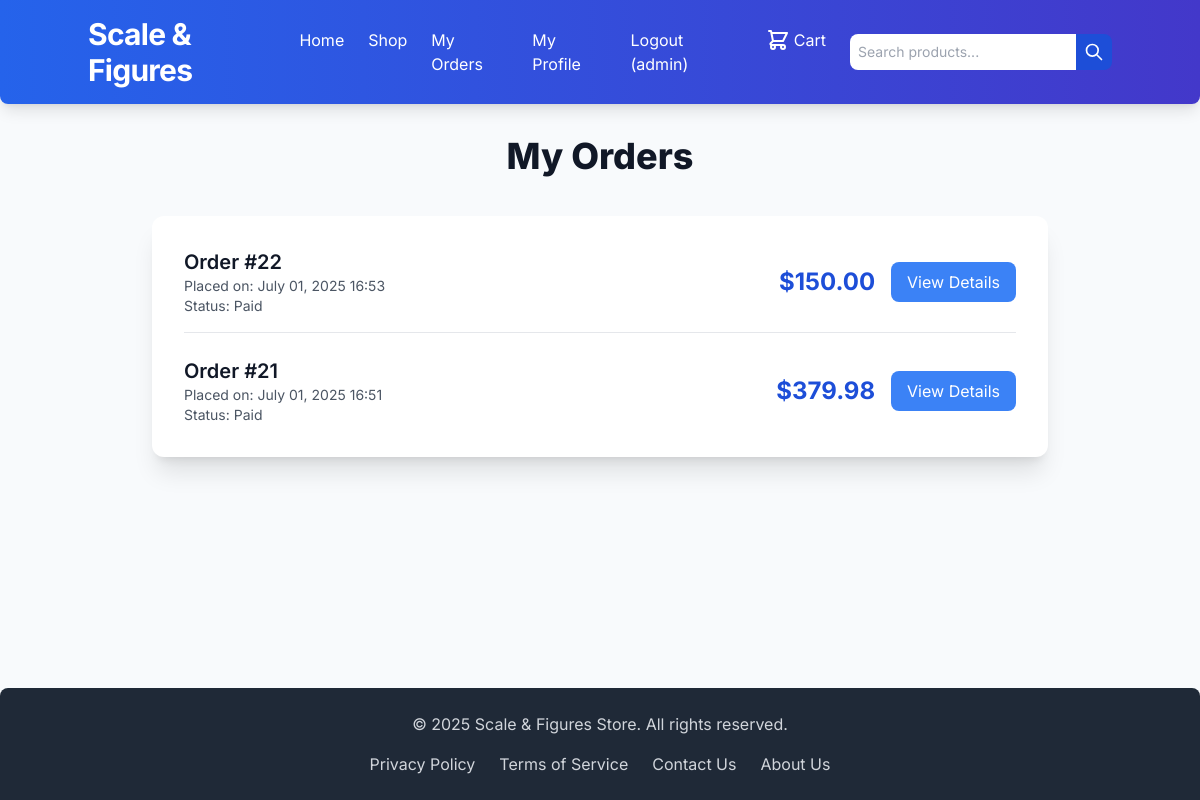
The page /account/order_history/ (signed in) on the database its author committed.
### products/models.py (models this page shows, shortened)
class Order(models.Model):
    user = models.ForeignKey(User, on_delete=models.SET_NULL, null=True, blank=True, related_name='orders')
    first_name = models.CharField(max_length=50)
    last_name = models.CharField(max_length=50)
    email = models.EmailField()
    address = models.CharField(max_length=250)
    postal_code = models.CharField(max_length=20)
    city = models.CharField(max_length=100)
    total_amount = models.DecimalField(max_digits=10, decimal_places=2, default=0.00)
    created = models.DateTimeField(auto_now_add=True)
    updated = models.DateTimeField(auto_now=True)
    paid = models.BooleanField(default=False)
    class Meta:
        ordering = ('-created',)
        verbose_name = 'order'
        verbose_name_plural = 'orders'
    def get_total_cost(self):
        total_cost = decimal.Decimal('0.00')
        for item in self.items.all():
            total_cost += item.get_cost()
        return total_cost

class OrderItem(models.Model):
    order = models.ForeignKey(Order, related_name='items', on_delete=models.CASCADE)
    product = models.ForeignKey(Product, related_name='order_items', on_delete=models.CASCADE)
    price = models.DecimalField(max_digits=10, decimal_places=2)
    quantity = models.PositiveIntegerField(default=1)
    class Meta:
        verbose_name = 'order item'
        verbose_name_plural = 'order items'
    def get_cost(self):
        return self.price * self.quantity

### accounts/views.py (the view)
# urls.py: path('order_history/', views.order_history, name="order_history"),
@login_required
def order_history(request):
    orders = Order.objects.filter(user=request.user).order_by('-created')
    return render(request, 'accounts/order_history.html', {'orders': orders})

### accounts/templates/accounts/order_history.html (shortened to what this page needs)
{% extends 'base.html' %}
{% block content %}
    <h1 class="text-4xl font-extrabold text-gray-900 mb-8 text-center">My Orders</h1>
    {% if orders %}
        <div class="bg-white rounded-xl shadow-xl overflow-hidden md:max-w-4xl mx-auto my-10">
            <div class="p-8">
                <div class="space-y-6">
                    {% for order in orders %}
                        <div class="flex flex-col md:flex-row items-start md:items-center justify-between border-b pb-4 last:border-b-0 last:pb-0">
                            <div class="mb-4 md:mb-0">
                                <h2 class="text-xl font-semibold text-gray-900">Order #{{ order.id }}</h2>
                                <p class="text-gray-600 text-sm">Placed on: {{ order.created|date:"F d, Y H:i" }}</p>
                                <p class="text-gray-600 text-sm">Status: {% if order.paid %}Paid{% else %}Pending Payment{% endif %}</p>
                            </div>
                            <div class="flex items-center space-x-4">
                                <span class="text-2xl font-bold text-blue-700">${{ order.get_total_cost }}</span>
                                <a href="{% url 'accounts:order_detail' order.id %}" class="px-4 py-2 bg-blue-500 text-white rounded-lg hover:bg-blue-600 transition duration-200">
                                    View Details
                                </a>
                            </div>
                        </div>
                    {% endfor %}
                </div>
            </div>
        </div>
    {% endif %}
{% endblock %}

### products/templates/base.html (shortened to what this page needs)
<!DOCTYPE html>
<html lang="en">
<head>
    <script src="https://cdn.tailwindcss.com"></script>
</head>
<body class="antialiased text-gray-800 flex flex-col min-h-screen">
    <header class="bg-gradient-to-r from-blue-600 to-indigo-700 text-white p-4 shadow-lg rounded-b-lg">
        <div class="container mx-auto flex justify-between items-center">
            <a href="{% url 'products:product_list' %}" class="text-3xl font-bold tracking-tight">Scale & Figures</a>
            <nav class="flex items-center space-x-6">
                <ul class="flex space-x-6">
                    <li><a href="{% url 'products:product_list' %}" class="hover:text-blue-200 transition duration-300">Home</a></li>
                    <li><a href="{% url 'products:product_list' %}" class="hover:text-blue-200 transition duration-300">Shop</a></li>
                    {% if user.is_authenticated %}
                        <li><a href="{% url 'accounts:order_history' %}" class="hover:text-blue-200 transition duration-300">My Orders</a></li>
                        <li><a href="{% url 'accounts:profile' %}" class="hover:text-blue-200 transition duration-300">My Profile</a></li>
                        <li><a href="{% url 'accounts:logout' %}" class="hover:text-blue-200 transition duration-300">Logout ({{ user.username }})</a></li>
                    {% else %}
                        <li><a href="{% url 'accounts:login' %}" class="hover:text-blue-200 transition duration-300">Login</a></li>
                        <li><a href="{% url 'accounts:register' %}" class="hover:text-blue-200 transition duration-300">Register</a></li>
                    {% endif %}
                    <li>
                        <a href="{% url 'products:cart_detail' %}" class="flex items-center hover:text-blue-200 transition duration-300">
                            Cart
                        </a>
                    </li>
                </ul>
                <form action="{% url 'products:product_list' %}" method="get" class="flex ml-4">
                    <input type="search" name="q" placeholder="Search products..."
                           value="{{ search_query|default_if_none:'' }}"
                           class="p-2 rounded-l-lg border-none focus:outline-none text-gray-800 text-sm w-40 md:w-auto">
                    <button type="submit" class="p-2 bg-blue-700 hover:bg-blue-800 rounded-r-lg transition duration-300">
                        <svg class="w-5 h-5 text-white" fill="none" stroke="currentColor" viewBox="0 0 24 24" xmlns="http://www.w3.org/2000/svg"><path stroke-linecap="round" stroke-linejoin="round" stroke-width="2" d="M21 21l-6-6m2-5a7 7 0 11-14 0 7 7 0 0114 0z"></path></svg>
                    </button>
                </form>
            </nav>
        </div>
    </header>
    <main class="flex-grow container mx-auto p-6 md:p-8">
        {% block content %}{% endblock %}
    </main>
    <footer class="bg-gray-800 text-gray-300 p-6 mt-10 rounded-t-lg">
        <div class="container mx-auto text-center">
            <p>&copy; 2025 Scale & Figures Store. All rights reserved.</p>
            <div class="mt-4 flex justify-center space-x-6">
                <a href="#" class="hover:text-white transition duration-300">Privacy Policy</a>
                <a href="#" class="hover:text-white transition duration-300">Terms of Service</a>
                <a href="{% url 'core:contact' %}" class="hover:text-white transition duration-300">Contact Us</a>
                <a href="{% url 'core:about' %}" class="hover:text-blue-200 transition duration-300">About Us</a>
            </div>
        </div>
    </footer>
</body>
</html>

### products/templates/base.html (style rules this page uses)
body { font-family: 'Inter', sans-serif; background-color: #f8fafc; }

### rows shown on the page
Order: id "22", created "July 01, 2025 16:53", paid "Paid", get_total_cost "150.00"
Order: id "21", created "July 01, 2025 16:51", paid "Paid", get_total_cost "379.98"

### other values the page prints
{{ user.username }} "admin"
